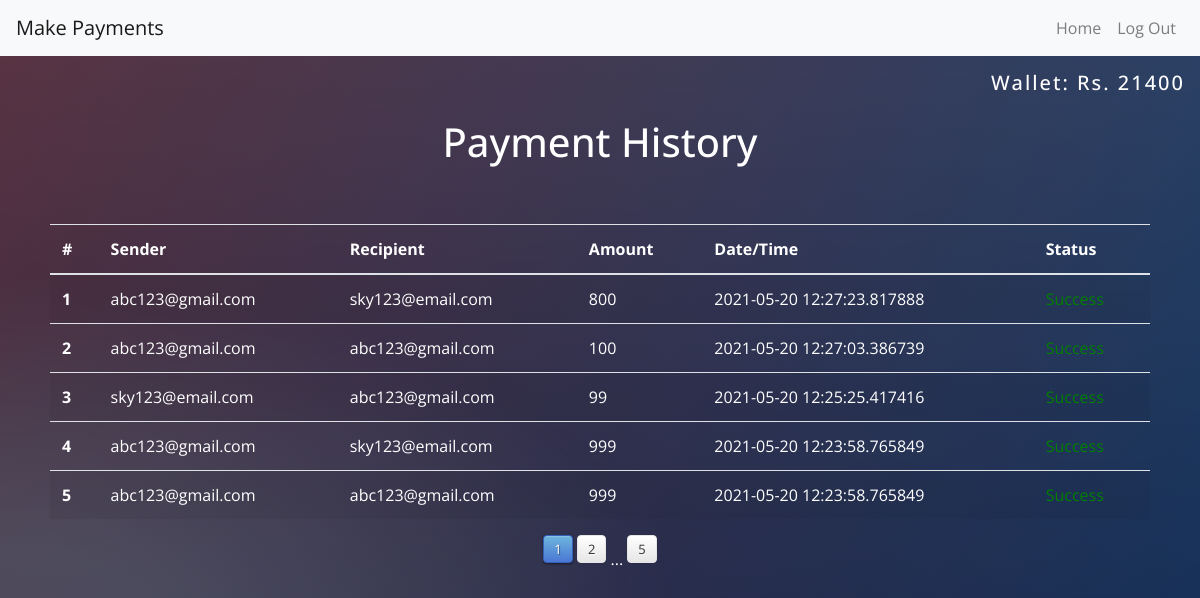
The app's page /history (signed in) with its own data.
### main.py (models this page shows)
class User(UserMixin, db.Model):
    id = db.Column(db.Integer, primary_key=True)
    email = db.Column(db.String(100), unique=True)
    password = db.Column(db.String(100))
    name = db.Column(db.String(1000))
    dob = db.Column(db.DateTime)
    date = db.Column(db.DateTime)
    money = db.Column(db.Integer)
    history = db.relationship('History', backref='payment', lazy=True)

class History(db.Model):
    id = db.Column(db.Integer, primary_key=True)
    sender = db.Column(db.String(100))
    recipient = db.Column(db.String(100))
    amount = db.Column(db.Integer)
    date = db.Column(db.DateTime)
    status = db.Column(db.String(100))
    user_id = db.Column(db.Integer, db.ForeignKey('user.id'))

### main.py (the view)
@app.route('/history')
def history():
    page = request.args.get('page', 1, type=int)
    user_email = current_user.email
    payments = History.query.order_by(History.date.desc()).filter((History.recipient == user_email) |
                                                                  (History.sender == user_email)).paginate(page=page, per_page=5)
    return render_template("history.html", logged_in=True, payments=payments, wallet=current_user.money, name=current_user.email)

### main.py (called while the page is built)
@login_manager.user_loader
def load_user(user_id):
    return User.query.get(int(user_id))

### templates/history.html
{% extends "base.html" %}
{% block content %}
<h5 style="color: white; text-align: right; padding: 15px; letter-spacing: 2px;">Wallet: Rs. {{wallet}}</h5>
	<h1 style="color: #fff; text-align: center;">Payment History</h1>
<div style="padding: 50px;">
	<table class="table table-striped">
  <thead>
    <tr>
      <th scope="col">#</th>
      <th scope="col">Sender</th>
      <th scope="col">Recipient</th>
      <th scope="col">Amount</th>
      <th scope="col">Date/Time</th>
      <th scope="col">Status</th>
    </tr>
  </thead>
  <tbody>
	{% for payment in payments.items %}
    <tr>
        <th scope="row">{{ loop.index}}</th>
      <td>{{payment.sender}}</td>
      <td>{{payment.recipient}}</td>
      <td>{{payment.amount}}</td>
		<td>{{payment.date}}</td>
		{% if payment.status == 'Success' %}
      <td style=" color: green;"> Success </td>
		{% else %}
		<td style=" color: red;"> Fail </td>
		{% endif %}
    </tr>
	{% endfor %}
  </tbody>
	</table>
<div style="text-align: center;">
    {% for page_num in payments.iter_pages(left_edge=1, right_edge=1, left_current=1, right_current=2) %}
        {% if page_num %}
            {% if payments.page == page_num %}
            <a class="btn btn-primary mb-4"  href="{{ url_for('history', page=page_num) }}">{{ page_num }}</a>
            {% else %}
                <a class="btn btn-outline-info mb-4"  href="{{ url_for('history', page=page_num) }}">{{ page_num }}</a>
            {% endif %}
    {% else %}
    <span style="color: #fff">...</span>
        {% endif %}
    {% endfor %}
</div>
</div>
{% endblock %}

### templates/base.html (shortened to what this page needs)
<!DOCTYPE html>
<html>
<head>
    <link rel="stylesheet" href="https://stackpath.bootstrapcdn.com/bootstrap/4.5.2/css/bootstrap.min.css">
    <link rel="stylesheet" href="{{ url_for('static', filename='css/styles.css')}}">
</head>
<body>
<nav class="navbar navbar-expand-lg navbar-light bg-light">
  <a class="navbar-brand" href="/">Make Payments</a>
  <div class="collapse navbar-collapse">
    <ul class="navbar-nav ml-auto">
        {% if not logged_in: %}
        <li class="nav-item">
        <a class="nav-link" href="{{ url_for('home') }}">Home</a>
      </li>
      <li class="nav-item">
        <a class="nav-link" href="{{ url_for('login') }}">Login</a>
      </li>
        <li class="nav-item">
        <a class="nav-link" href="{{ url_for('register') }}">Register</a>
      </li>
        {% else %}
        <li class="nav-item">
        <a class="nav-link" href="{{ url_for('secrets') }}">Home</a>
      </li>
        <li class="nav-item">
        <a class="nav-link" href="{{ url_for('logout') }}">Log Out</a>
      </li>
        {% endif %}
    </ul>
  </div>
</nav>
       {% block content %}
       {% endblock %}
</body>
</html>

### static/css/styles.css (style rules this page uses)
.btn { display: inline-block; *display: inline; *zoom: 1; padding: 4px 10px 4px; margin-bottom: 0; font-size: 13px; line-height: 18px; color: #333333; text-align: center;text-shadow: 0 1px 1px rgba(255, 255, 255, 0.75); vertical-align: middle; background-color: #f5f5f5; background-image: -moz-linear-gradient(top, #ffffff, #e6e6e6); background-image: -ms-linear-gradient(top, #ffffff, #e6e6e6); background-image: -webkit-gradient(linear, 0 0, 0 100%, from(#ffffff), to(#e6e6e6)); background-image: -webkit-linear-gradient(top, #ffffff, #e6e6e6); background-image: -o-linear-gradient(top, #ffffff, #e6e6e6); background-image: linear-gradient(top, #ffffff, #e6e6e6); background-repeat: repeat-x; filter: progid:dximagetransform.microsoft.gradient(startColorstr=#ffffff, endColorstr=#e6e6e6, GradientType=0); border-color: #e6e6e6 #e6e6e6 #e6e6e6; border-color: rgba(0, 0, 0, 0.1) rgba(0, 0, 0, 0.1) rgba(0, 0, 0, 0.25); border: 1px solid #e6e6e6; -webkit-border-radius: 4px; -moz-border-radius: 4px; border-radius: 4px; -webkit-box-shadow: inset 0 1px 0 rgba(255, 255, 255, 0.2), 0 1px 2px rgba(0, 0, 0, 0.05); -moz-box-shadow: inset 0 1px 0 rgba(255, 255, 255, 0.2), 0 1px 2px rgba(0, 0, 0, 0.05); box-shadow: inset 0 1px 0 rgba(255, 255, 255, 0.2), 0 1px 2px rgba(0, 0, 0, 0.05); cursor: pointer; *margin-left: .3em; }
.btn-primary, .btn-primary:hover { text-shadow: 0 -1px 0 rgba(0, 0, 0, 0.25); color: #ffffff; }
.btn-primary { background-color: #4a77d4; background-image: -moz-linear-gradient(top, #6eb6de, #4a77d4); background-image: -ms-linear-gradient(top, #6eb6de, #4a77d4); background-image: -webkit-gradient(linear, 0 0, 0 100%, from(#6eb6de), to(#4a77d4)); background-image: -webkit-linear-gradient(top, #6eb6de, #4a77d4); background-image: -o-linear-gradient(top, #6eb6de, #4a77d4); background-image: linear-gradient(top, #6eb6de, #4a77d4); background-repeat: repeat-x; filter: progid:dximagetransform.microsoft.gradient(startColorstr=#6eb6de, endColorstr=#4a77d4, GradientType=0); border: 1px solid #3762bc; text-shadow: 1px 1px 1px rgba(0,0,0,0.4); box-shadow: inset 0 1px 0 rgba(255, 255, 255, 0.2), 0 1px 2px rgba(0, 0, 0, 0.5); }
* { -webkit-box-sizing:border-box; -moz-box-sizing:border-box; -ms-box-sizing:border-box; -o-box-sizing:border-box; box-sizing:border-box; }
body { width: 100%; height:100%; font-family: 'Open Sans', sans-serif; background: #092756; background: -moz-radial-gradient(0% 100%, ellipse cover, rgba(104,128,138,.4) 10%,rgba(138,114,76,0) 40%),-moz-linear-gradient(top, rgba(57,173,219,.25) 0%, rgba(42,60,87,.4) 100%), -moz-linear-gradient(-45deg, #670d10 0%, #092756 100%); background: -webkit-radial-gradient(0% 100%, ellipse cover, rgba(104,128,138,.4) 10%,rgba(138,114,76,0) 40%), -webkit-linear-gradient(top, rgba(57,173,219,.25) 0%,rgba(42,60,87,.4) 100%), -webkit-linear-gradient(-45deg, #670d10 0%,#092756 100%); background: -o-radial-gradient(0% 100%, ellipse cover, rgba(104,128,138,.4) 10%,rgba(138,114,76,0) 40%), -o-linear-gradient(top, rgba(57,173,219,.25) 0%,rgba(42,60,87,.4) 100%), -o-linear-gradient(-45deg, #670d10 0%,#092756 100%); background: -ms-radial-gradient(0% 100%, ellipse cover, rgba(104,128,138,.4) 10%,rgba(138,114,76,0) 40%), -ms-linear-gradient(top, rgba(57,173,219,.25) 0%,rgba(42,60,87,.4) 100%), -ms-linear-gradient(-45deg, #670d10 0%,#092756 100%); background: -webkit-radial-gradient(0% 100%, ellipse cover, rgba(104,128,138,.4) 10%,rgba(138,114,76,0) 40%), linear-gradient(to bottom, rgba(57,173,219,.25) 0%,rgba(42,60,87,.4) 100%), linear-gradient(135deg, #670d10 0%,#092756 100%); filter: progid:DXImageTransform.Microsoft.gradient( startColorstr='#3E1D6D', endColorstr='#092756',GradientType=1 ); }
a { text-decoration: none; text-align: center; }
tr, th { color: #fff; }

### records on screen
User: money "21400"
History: sender "abc123@gmail.com", recipient "sky123@email.com", amount "800", date "2021-05-20 12:27:23.817888", status "Success"
History: sender "abc123@gmail.com", recipient "abc123@gmail.com", amount "100", date "2021-05-20 12:27:03.386739", status "Success"
History: sender "sky123@email.com", recipient "abc123@gmail.com", amount "99", date "2021-05-20 12:25:25.417416", status "Success"
History: sender "abc123@gmail.com", recipient "sky123@email.com", amount "999", date "2021-05-20 12:23:58.765849", status "Success"
History: sender "abc123@gmail.com", recipient "abc123@gmail.com", amount "999", date "2021-05-20 12:23:58.765849", status "Success"

### other values on screen
{{ page_num }} "1"
{{ page_num }} "2" "5"
